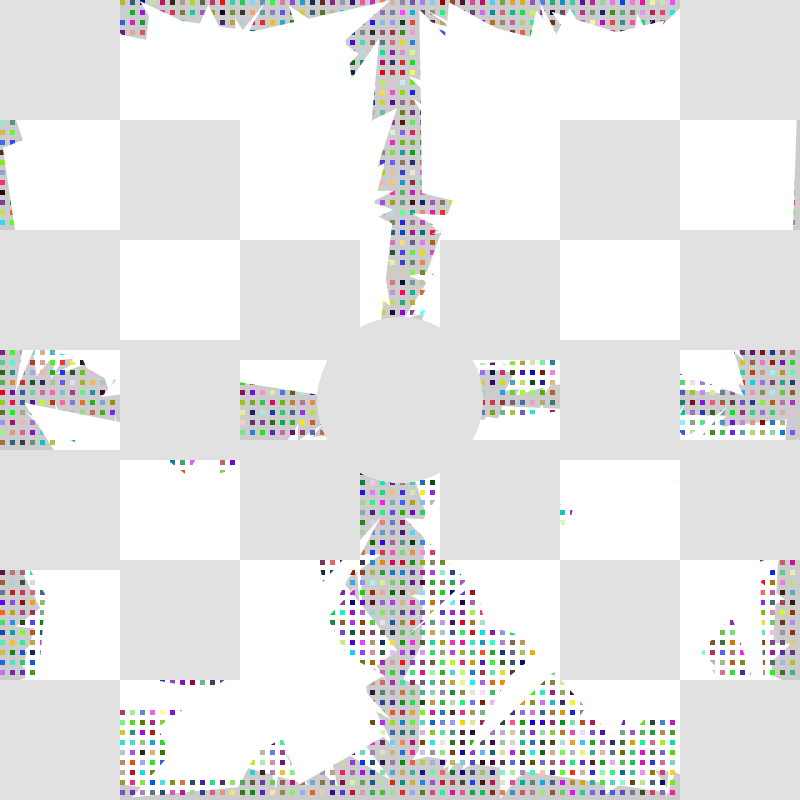
Frame 1 (no input)
Frame 60 (the mouse pressed at the canvas centre just before this capture): identical to frame 1, image omitted
Frame 120 (the mouse held since frame 60 and released just before this capture): identical to frame 1, image omitted

The Processing sketch that drew this single still picture (run headless with seeded random() and noise(); from frame 60 on, the mouse is pressed at the canvas centre):

// Processing sketch: processing_129387
// ── processing_129387.pde

int x = 0;
int y = 0;
int gradient = 0;
float bigness = 5;

void setup(){
  size(800,800);
}

void draw(){


   while (x<height){
     noStroke();
        while (y<width){
         fill(random(0,255),random(0,255),random(0,255));
         rect(y, x, bigness, bigness);
         y = y + 10;
      }
      
   y = 0;
   x = x + 10; 
  noStroke();
  
  fill(255);
  
  triangle(random(0,400), random(0,400),random(0,400),random(0,400), random(0,400), random(0,400));
  triangle(random(400,800), random(400,800),random(400,800),random(400,800), random(400,800),random(400,800));
  triangle(random(0,400), random(400,800),random(0,400),random(400,800), random(0,400),random(400,800));
  triangle(random(400,800), random(0,400),random(400,800),random(0,400), random(400,800),random(0,400));
  
  fill(225);
  
  rect(0,0,120,120);
  
  rect(240,240,120,120);

  rect(120,120,120,120);
  
  rect(440,240,120,120);
  

  rect(560,120,120,120);
  
  rect(680,0,120,120);

  ellipse(400,400,165,165);
  
  rect(240,440,120,120);
  
  rect(120,560,120,120);
  
  rect(0,680,120,120);
  
  rect(440,440,120,120);
  
  rect(560,560,120,120);
  
  rect(680,680,120,120);
  
  rect(120,340,120,120);

  rect(0,450,120,120);

  rect(0,230,120,120);

  rect(680,230,120,120);
  
  rect(560,340,120,120);

  rect(680,440,120,120);

  stroke(.25);
  
  //Original lines
  
  //line(0,400,800,400);
  //line(400,0,400,800);
  //line(0,0,800,800);
  //line(0,800,800,0);
  
  }
}
